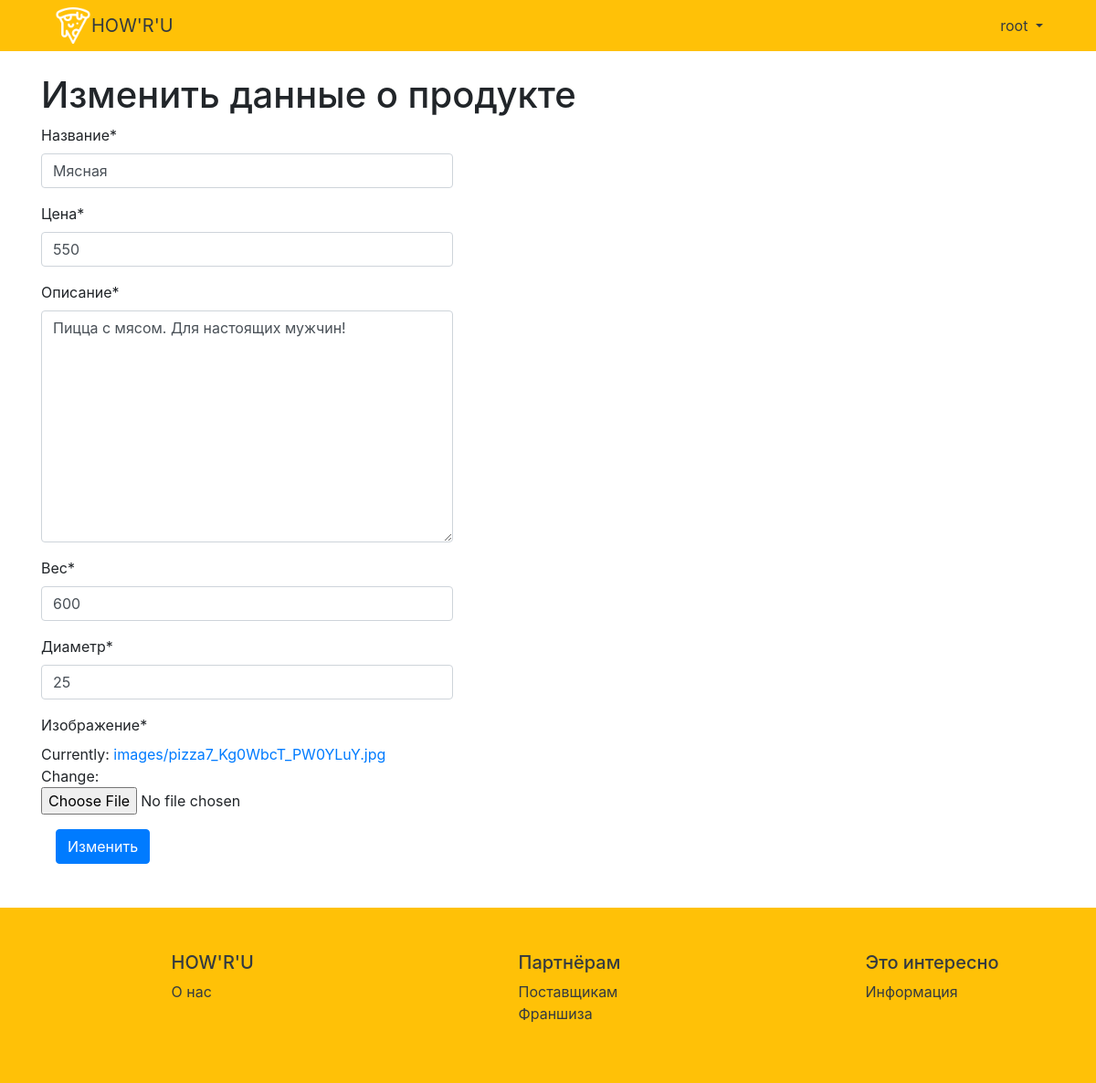
Screenshot of /25/edit/ (signed in) with the database file from the repository.
### users/models.py (models this page shows)
class CustomUser(AbstractUser):
    firstName = models.CharField(verbose_name='Имя', null=True, max_length=30)
    secondName = models.CharField(verbose_name='Фамилия', null=True, max_length=30)
    phoneNumber = PhoneField(verbose_name='Номер телефона', blank=True)
    address = models.CharField(verbose_name='Адрес', null=True, max_length=30)
    roleId = models.IntegerField(null=True, default=0)

### product/models.py (models this page shows, shortened)
class Product(models.Model):
    name = models.CharField(max_length=24, verbose_name="Название")
    price = models.IntegerField(validators=[MaxValueValidator(9999, message="Не может быть больше, чем 9999")], verbose_name="Цена")
    description = models.TextField(null=True, max_length=110, verbose_name="Описание")
    weight = models.IntegerField(validators=[MaxValueValidator(1000, message="Не может быть больше, чем 1000")], verbose_name="Вес")
    cm = models.IntegerField(default=25, validators=[MaxValueValidator(40, message="Не может быть больше, чем 40")], verbose_name="Диаметр")
    image = models.ImageField(upload_to='images', null=True, verbose_name="Изображение")

### product/views.py (the view)
# urls.py: path('<int:pk>/edit/', views.ProductUpdateView.as_view(), name='product_edit'),
class ProductUpdateView(LoginRequiredMixin, UpdateView):
    model = models.Product
    fields = ['name', 'price', 'description', 'weight', 'cm', 'image']
    template_name = 'product_edit.html'
    login_url = 'login'

### templates/product_edit.html (shortened to what this page needs)
<!DOCTYPE html>
<html lang="en">
<head>
</head>
<body>
  {% extends 'base.html' %}
  {% load crispy_forms_tags %}
  {% block content %}
  <div class="container">
      <h1>Изменить данные о продукте</h1>
            <div style="display:inline-block;">
                <form method="post" enctype="multipart/form-data">
                    {{ form|crispy }}
                    <button class="btn btn-primary ml-3" type="submit">Изменить</button>
                </form>
            </div>
  </div>
  {% endblock %}

### templates/base.html (shortened to what this page needs)
<!DOCTYPE html>
<html lang="en">
{% load static %}
<head>
    <link rel="stylesheet" href="https://maxcdn.bootstrapcdn.com/bootstrap/4.0.0/css/bootstrap.min.css"
/>
</head>
<body style="height: 100%">
        <nav class="navbar navbar-expand-md navbar-warning bg-warning mb-4">
            <div class="container" style="padding-right: 20px; padding-left: 30px;">
                <img src="{% static '/image/logo.png/' %}" class="d-block" style="height: 40px;">
                <a class="navbar-brand text-dark" href="{% url 'product_list'%}">HOW'R'U</a>
                    <div class="collapse navbar-collapse" id="navbarCollapse">
                            {% if user.is_authenticated %}
                                <ul class="navbar-nav ml-auto">
                                    <li class="nav-item">
                                        <div class="dropdown">
                                          <a class="nav-link dropdown-toggle text-dark" href="#" id="dropdownMenuButton" data-toggle="dropdown" aria-haspopup="true" aria-expanded="false">
                                              {{ user }}
                                          </a>
                                        </div>
                                    </li>
                                </ul>
                            {% endif %}
                    </div>
            </div>
        </nav>
        {% block content %}
        {% endblock %}
        <footer class="bd-footer py-4 py-md-5 mt-5 bg-warning">
            <div class="container">
                <div class="row justify-content-around">
                    <div class="col-6 col-lg-2 offset-lg-1 mb-3 text-muted">
                        <h5 class="text-dark">HOW'R'U</h5>
                        <a href="" class="text-dark">О нас</a>
                    </div>
                    <div class="col-6 col-lg-2 offset-lg-1 mb-3 text-muted">
                        <h5 class="text-dark">Партнёрам</h5>
                        <a href="" class="text-dark">Поставщикам</a>
                        <a href="" class="text-dark">Франшиза</a>
                    </div>
                    <div class="col-6 col-lg-2 offset-lg-1 mb-3 text-muted">
                        <h5 class="text-dark">Это интересно</h5>
                        <a href="" class="text-dark">Информация</a>
                    </div>
                </div>
            </div>
        </footer>
</body>
</html>

### rows the page displays
CustomUser: username "root"
Product: name "Мясная", price "550", description "Пицца с мясом. Для настоящих мужчин!", weight "600", cm "25"
